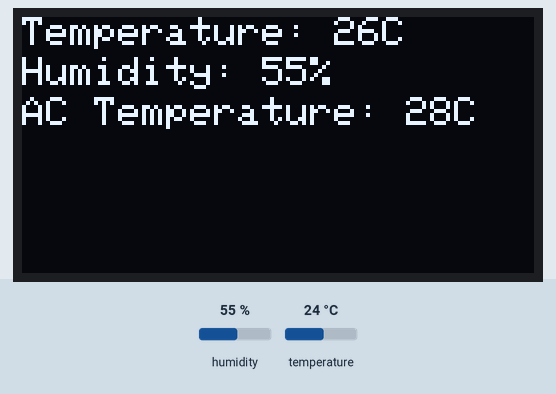
Simulated run of this sketch. Board: Arduino Uno, built with avr-gcc and run on an emulated ATmega328P. Parts: 128×64 one-colour display. The inputs (shaded band) are chosen by the test bench; at power-on: humidity 55 %, temperature 24 °C.

Above: at 3.4 s.
3.5 s: humidity set to 22 %
At 4.9 s:
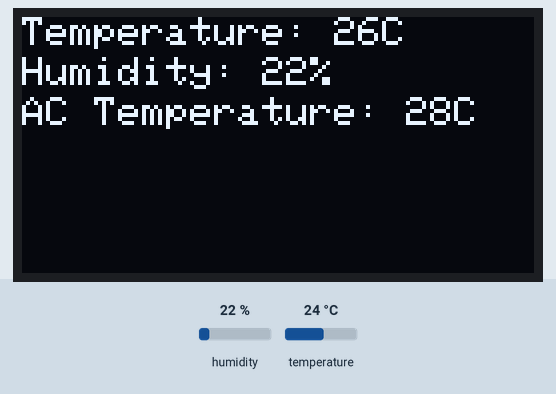
5.3 s: temperature set to 12 °C
At 6.1 s:
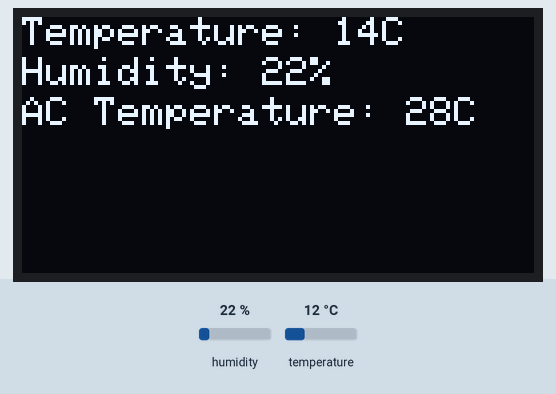
6.9 s: humidity set to 40 %
At 8.3 s:
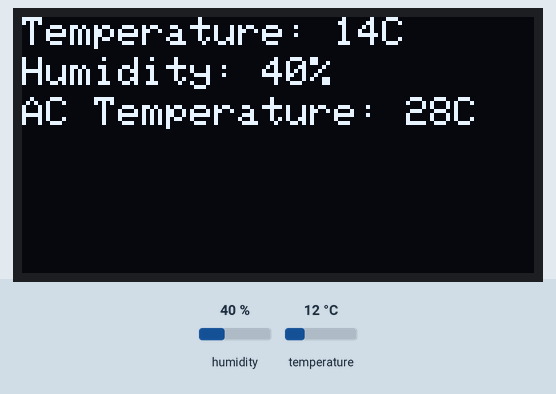
8.6 s: temperature set to 19 °C
At 9.8 s:
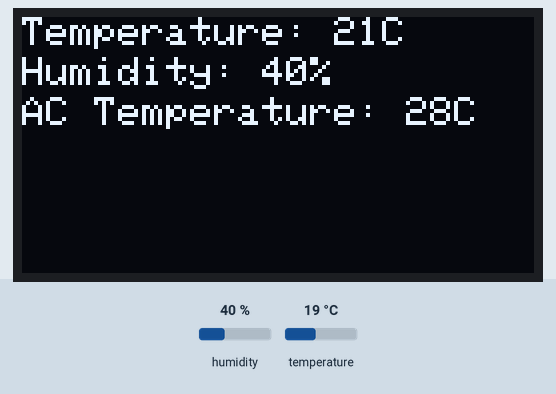
Timing chart, 0 to 11.3 s (numbered marks = the images above; inputs shaded):
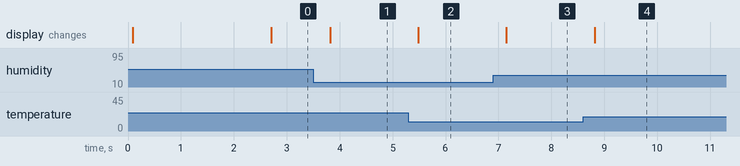

The sketch:

ac.ino
```cpp
/*

       S.No: Component Pin Arduino Pin
    1 OLED – Vcc  5V
    2 OLED – Gnd  Gnd
    3 OLED- SCK, D0,SCL,CLK 4
    4 OLED- SDA, D1,MOSI, Data  3
    5 OLED- RES, RST,RESET  7
    6 OLED- DC, A0  5
    7 OLED- CS, Chip Select 6
    8 DHT11 – Vcc 5V
    9 DHT11 – Gnd Gnd
    10  DHT11 – Signal  13
    11  TSOP – Vcc  5V
    12  TSOP – Gnd  Gnd
    13  IR Led – Anode  9
    14  IR Led – Cathode  Gnd
 */

 #include <IRremote.h> //Lib for IT Blaster and TSOP
 #include <SPI.h> // Inbuilt Lib
 #include <Wire.h> //Inbuilt Lib
 #include <Adafruit_GFX.h> //Lib for OLED
 #include <Adafruit_SSD1306.h> //Lib for OLED
 #include <dht.h> //Library for dht11 Temperature and Humidity sensor (Download from Link in article)

 // Assign pins for OLED (Software config.)
#define OLED_MOSI  3
#define OLED_CLK   4
#define OLED_DC    5
#define OLED_CS    6
#define OLED_RESET 7
Adafruit_SSD1306 display(OLED_MOSI, OLED_CLK, OLED_DC, OLED_RESET, OLED_CS);

#define SSD1306_LCDHEIGHT 64 //Change if you are using a Different OLED

#define DHT11_PIN 13 //Sensor output pin is connected to pin 13
dht DHT; //Sensor object named as DHT

#define Desired_temperature 27 //The desired temperature is 27*C at any time

//Decoded Remote Signals For my AC ##CHANGE IT FOR YOUR REMOTE
unsigned int ACoff[] =  {4600,2600, 350,400, 350,950, 400,900, 400,350, 400,950, 350,400, 350,400, 350,400, 350,350, 400,950, 350,400, 350,400, 350,400, 350,950, 400,350, 400,350, 350,950, 400,350, 400,350, 400,900, 400,950, 350,400, 350,400, 350,400, 350,950, 400,350, 400,350, 350,400, 350,400, 350,400, 350,350, 400,350, 400,350, 400,350, 400,350, 400,350, 400,900, 400,350, 400,350, 400,350, 400,350, 400,350, 400,350, 400,350, 400,900, 400,350, 400,350, 400,350, 400,900 };  // UNKNOWN 5B04E3C0
unsigned int ACon[] =   {4550,2600, 400,350, 400,950, 350,950, 400,350, 400,900, 400,350, 400,350, 400,350, 400,350, 400,900, 400,350, 400,350, 400,350, 400,950, 350,350, 400,350, 400,950, 400,900, 400,950, 350,350, 400,950, 400,350, 350,400, 350,400, 350,950, 400,350, 400,350, 400,350, 400,350, 350,400, 350,400, 350,350, 400,350, 400,350, 400,350, 400,350, 400,950, 350,400, 350,350, 400,350, 400,350, 400,350, 400,350, 400,350, 400,900, 400,350, 400,350, 400,350, 400,950 };  // UNKNOWN EA45DAC8
unsigned int Temp22[] = {4650,2550, 400,350, 400,900, 400,950, 350,400, 350,950, 400,350, 400,350, 350,400, 350,400, 350,950, 400,350, 400,350, 400,350, 350,950, 400,350, 400,350, 400,350, 400,400, 350,350, 350,400, 350,400, 350,950, 400,350, 400,350, 400,900, 400,350, 400,350, 400,350, 400,350, 400,350, 400,350, 350,400, 350,400, 350,400, 350,350, 400,350, 400,950, 350,400, 350,400, 350,400, 350,350, 400,350, 400,350, 400,350, 400,950, 350,400, 350,350, 400,350, 400,350 };  // UNKNOWN A7997CC1
unsigned int Temp23[] = {4550,2600, 400,350, 400,950, 350,950, 400,350, 400,900, 400,350, 400,350, 400,350, 400,350, 400,900, 400,400, 350,350, 400,350, 400,950, 350,350, 400,350, 400,350, 400,350, 400,350, 400,350, 400,350, 400,900, 400,350, 400,350, 400,950, 350,350, 400,350, 400,350, 400,350, 400,350, 400,350, 400,350, 400,350, 400,350, 400,350, 400,350, 350,950, 400,350, 400,350, 400,350, 400,350, 400,350, 350,400, 350,400, 350,950, 400,350, 400,350, 400,350, 350,950 };  // UNKNOWN A7997CC2
unsigned int Temp24[] = {4600,2600, 350,350, 400,950, 400,900, 400,350, 400,950, 350,350, 400,350, 400,350, 400,350, 400,950, 350,400, 350,350, 400,350, 400,950, 350,400, 350,400, 350,950, 400,350, 400,350, 400,350, 350,400, 350,950, 400,350, 400,400, 350,900, 400,350, 400,350, 400,350, 400,350, 400,350, 400,350, 400,350, 350,400, 350,400, 350,400, 350,350, 400,950, 400,350, 350,400, 350,400, 350,400, 350,350, 400,350, 400,350, 400,950, 350,400, 350,400, 350,350, 400,350 };  // UNKNOWN 36F17307
unsigned int Temp25[] = {4600,2600, 350,400, 350,950, 400,900, 400,350, 400,950, 350,400, 350,400, 350,350, 400,400, 350,950, 400,350, 350,400, 350,400, 350,950, 400,350, 400,350, 400,900, 400,950, 350,350, 400,350, 400,350, 400,950, 350,400, 350,400, 350,950, 400,350, 400,350, 400,350, 350,400, 350,400, 350,350, 400,350, 400,350, 400,350, 400,350, 400,350, 400,950, 350,350, 400,350, 400,350, 400,350, 350,400, 400,350, 400,350, 400,900, 400,350, 400,350, 350,400, 400,900 };  // UNKNOWN 97DD0400
unsigned int Temp26[] = {4600,2600, 400,350, 350,950, 400,950, 350,400, 350,950, 400,350, 350,400, 350,400, 350,350, 400,950, 400,350, 400,350, 350,400, 350,950, 350,450, 350,350, 350,400, 400,350, 350,950, 400,350, 400,350, 350,950, 400,350, 400,350, 400,950, 350,400, 350,350, 400,350, 400,350, 400,350, 400,350, 350,400, 350,400, 350,400, 350,400, 350,400, 350,950, 400,350, 400,350, 350,400, 350,400, 350,400, 350,400, 350,400, 350,950, 350,400, 350,400, 350,400, 350,400 };  // UNKNOWN 2186470A
unsigned int Temp27[] = {4600,2600, 350,400, 350,950, 400,900, 400,350, 400,950, 350,400, 350,400, 350,350, 400,350, 400,950, 350,400, 350,400, 350,400, 350,950, 400,350, 400,350, 350,400, 350,400, 350,950, 400,350, 350,400, 400,900, 400,350, 400,350, 350,950, 400,350, 400,350, 400,350, 400,350, 350,400, 350,450, 300,400, 350,400, 350,400, 350,400, 350,400, 350,950, 350,400, 350,400, 350,400, 350,400, 350,400, 350,400, 350,400, 350,950, 350,400, 350,400, 350,400, 350,950 };  // UNKNOWN 40C2F924
unsigned int Temp28[] = {4550,2600, 400,350, 400,950, 350,950, 400,400, 350,900, 400,350, 400,350, 400,350, 400,350, 400,900, 400,350, 400,350, 400,350, 400,950, 350,350, 400,350, 400,950, 350,400, 350,950, 400,350, 400,350, 400,900, 400,350, 400,350, 400,950, 350,350, 400,350, 400,350, 400,350, 400,350, 400,400, 350,350, 400,350, 400,350, 400,350, 350,400, 350,950, 400,350, 400,350, 400,350, 400,350, 350,400, 350,400, 350,400, 350,950, 400,350, 400,350, 350,400, 350,400 };  // UNKNOWN F1D819D9
unsigned int Temp29[] = {4600,2600, 400,350, 400,900, 400,950, 400,350, 350,950, 400,350, 400,350, 400,350, 400,350, 400,900, 400,350, 400,350, 400,350, 400,900, 400,350, 400,350, 400,350, 400,900, 400,950, 400,350, 350,400, 350,950, 400,350, 400,350, 400,900, 400,350, 400,350, 400,350, 400,350, 400,350, 400,350, 400,350, 400,350, 350,400, 350,400, 350,350, 400,950, 400,350, 350,400, 350,400, 350,400, 350,350, 400,350, 400,350, 400,950, 350,400, 350,400, 350,350, 400,950 };  // UNKNOWN D6C4468C
unsigned int Temp30[] = {4650,2550, 400,350, 400,950, 350,950, 400,350, 400,900, 400,350, 400,350, 400,400, 350,350, 400,900, 400,350, 400,350, 400,400, 350,950, 350,350, 400,350, 400,350, 400,950, 350,950, 400,350, 400,350, 400,900, 400,350, 400,400, 350,950, 350,400, 350,350, 400,350, 400,350, 400,350, 400,350, 400,350, 400,350, 400,350, 400,350, 350,400, 350,950, 400,350, 400,350, 400,350, 400,350, 350,400, 350,400, 350,400, 350,950, 400,350, 400,350, 350,400, 350,400 };  // UNKNOWN D6C4468F
//Change it for your remote

IRsend irsend;

int Measured_temp;
int Measured_Humi;
int AC_Temp;
char temp_error = 2;
int Pev_value;
boolean AC = false;

int khz = 38; // 38kHz carrier frequency for the NEC protocol

void setup()
{
Serial.begin(9600);
display.begin(SSD1306_SWITCHCAPVCC);
display.clearDisplay();
}

void loop() {

  DHT.read11(DHT11_PIN); //Read the Temp and Humidity
  Measured_temp = DHT.temperature + temp_error;
  Measured_Humi = DHT.humidity;

// text display tests
  display.setTextSize(1);
  display.setTextColor(WHITE);
  display.setCursor(0,0);
  display.print("Temperature: "); display.print(Measured_temp);display.println("C");
  display.setCursor(0,10);
  display.print("Humidity: "); display.print(Measured_Humi);display.println("%");
  display.setCursor(0,20);
  display.print("AC Temperature: "); display.print(AC_Temp);display.println("C");

  display.display();
  delay(500);
  display.clearDisplay();

 if ((Measured_temp <= (Desired_temperature-3)) && AC == true) //If AC is turned on and temperature is less than 3 degree of Desired value #24 turn off
 {
  irsend.sendRaw(ACoff, sizeof(ACoff) / sizeof(ACoff[0]), khz);  delay(2000);//Send signal to Turn Off the AC
  AC_Temp = 0; AC=false;
 }

 if ((Measured_temp >= Desired_temperature+4) && AC == false) //If AC is off and measured Temp is greater than Desired Temp
 {
  irsend.sendRaw(ACon, sizeof(ACon) / sizeof(ACon[0]), khz); delay(2000); //Send Signal to Turn On the AC
  delay(2000);
  irsend.sendRaw(Temp27, sizeof(Temp27) / sizeof(Temp27[0]), khz); //Send signal to set 27*C
  AC_Temp = 27; AC=true;
 }

if ( Measured_temp != Pev_value) //Change the temperature only if the measured voltage value changes
{

if (Measured_temp == Desired_temperature+3) //If AC is ON and measured temp is very very high than desired
{
   irsend.sendRaw(Temp24, sizeof(Temp24) / sizeof(Temp24[0]), khz); delay(2000);//Send signal to set 24*C
  AC_Temp = 24;
}

if (Measured_temp == Desired_temperature+2) //If AC is ON and measured temp is very high than desired
{
   irsend.sendRaw(Temp25, sizeof(Temp25) / sizeof(Temp25[0]), khz); delay(2000);//Send signal to set 25*C
  AC_Temp = 25;
}

if (Measured_temp == Desired_temperature+1) //If AC is ON and measured temp is very high than desired
{
   irsend.sendRaw(Temp26, sizeof(Temp26) / sizeof(Temp26[0]), khz); delay(2000);//Send signal to set 26*C
  AC_Temp = 26;
}

if (Measured_temp == 27 ) //If AC is ON and measured temp is desired value
{
  irsend.sendRaw(Temp27, sizeof(Temp27) / sizeof(Temp27[0]), khz); //Send signal to set 27*C
  AC_Temp = 27;
}

if (Measured_temp == Desired_temperature-1) //If AC is ON and measured temp is low than desired value
{
  irsend.sendRaw(Temp28, sizeof(Temp28) / sizeof(Temp28[0]), khz); delay(2000);//Send signal to set 28*C
  AC_Temp = 28;
}

if (Measured_temp == Desired_temperature-2 ) //If AC is ON and measured temp is very low than desired value
{
  irsend.sendRaw(Temp29, sizeof(Temp29) / sizeof(Temp29[0]), khz); delay(2000);//Send signal to set 29*C
  AC_Temp = 29;
}

if (Measured_temp == Desired_temperature-3 ) //If AC is ON and measured temp is very very low desired value
{
  irsend.sendRaw(Temp30, sizeof(Temp30) / sizeof(Temp30[0]), khz); delay(2000);//Send signal to set 30*C
  AC_Temp = 30;
}

}
Pev_value = Measured_temp;
}
```

Measured:
- after the input at 3.5 s, the display: changes after 0.32 s (image 1)
- after the input at 5.3 s, the display: changes after 0.19 s (image 2)
- after the input at 6.9 s, the display: changes after 0.25 s (image 3)
- after the input at 8.6 s, the display: changes after 0.22 s (image 4)
